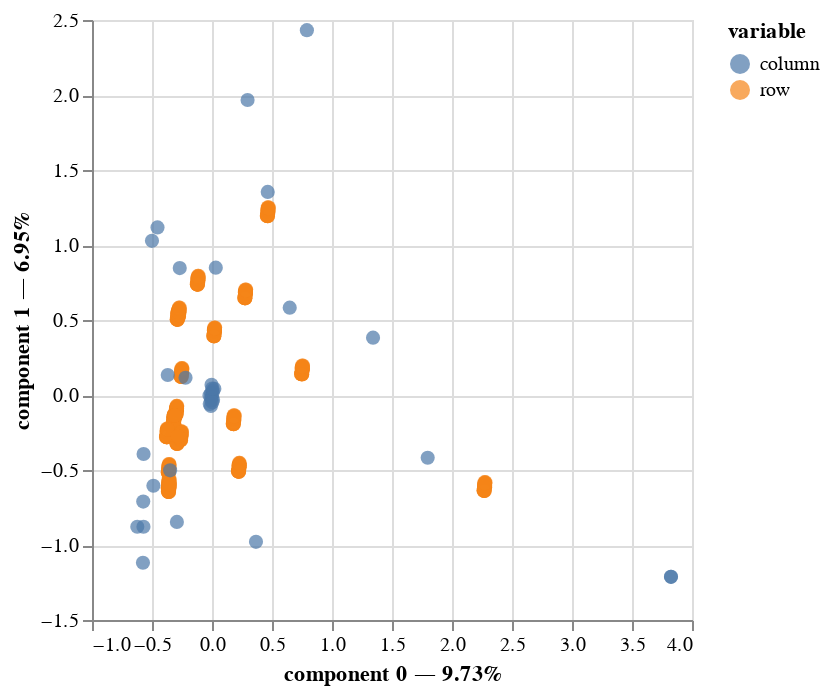

Notebook cell for this chart:
### Code cell
mca.plot(
    df,
    x_component=0,
    y_component=1,
    show_column_markers=True,
    show_row_markers=True,
    show_column_labels=False,
    show_row_labels=False
)

### Figure 1 — Vega-Lite specification as saved in the notebook (floating-point values rounded to 4 significant figures; data arrays with more than 128 entries replaced by an {"elided": "..."} marker saying what was removed)
{"config": {"view": {"continuousWidth": 300, "continuousHeight": 300}}, "layer": [{"data": {"name": "data-6ed4cabb7250522d6549c82f71696336"}, "mark": {"type": "circle", "size": 50}, "encoding": {"color": {"field": "variable", "type": "nominal"}, "tooltip": [{"field": "variable", "type": "nominal"}, {"field": "value", "type": "nominal"}, {"field": "component 0", "type": "quantitative"}, {"field": "component 1", "type": "quantitative"}], "x": {"axis": {"title": "component 0 — 9.73%"}, "field": "component 0", "scale": {"zero": false}, "type": "quantitative"}, "y": {"axis": {"title": "component 1 — 6.95%"}, "field": "component 1", "scale": {"zero": false}, "type": "quantitative"}}, "name": "view_2"}, {"data": {"name": "data-40235d2f8e4091e03249d8bdaaec8b89"}, "mark": {"type": "circle", "size": 50}, "encoding": {"color": {"field": "variable", "type": "nominal"}, "tooltip": [{"field": "variable", "type": "nominal"}, {"field": "value", "type": "nominal"}, {"field": "component 0", "type": "quantitative"}, {"field": "component 1", "type": "quantitative"}], "x": {"axis": {"title": "component 0 — 9.73%"}, "field": "component 0", "scale": {"zero": false}, "type": "quantitative"}, "y": {"axis": {"title": "component 1 — 6.95%"}, "field": "component 1", "scale": {"zero": false}, "type": "quantitative"}}}], "params": [{"name": "param_2", "select": {"type": "interval", "encodings": ["x", "y"]}, "bind": "scales", "views": ["view_2"]}], "$schema": "https://vega.github.io/schema/vega-lite/v5.17.0.json", "datasets": {"data-6ed4cabb7250522d6549c82f71696336": {"elided": "630 records"}, "data-40235d2f8e4091e03249d8bdaaec8b89": [{"component 0": -0.00374, "component 1": 0.06827, "component 2": 0.002308, "variable": "column", "value": "0", "label": 0}, {"component 0": -0.009086, "component 1": -0.07319, "component 2": -0.06556, "variable": "column", "value": "1", "label": 1}, {"component 0": 0.008766, "component 1": -0.03086, "component 2": 0.06433, "variable": "column", "value": "2", "label": 2}, {"component 0": 0.0196, "component 1": 0.04124, "component 2": 0.04697, "variable": "column", "value": "3", "label": 3}, {"component 0": -0.008597, "component 1": 0.01083, "component 2": -0.02311, "variable": "column", "value": "4", "label": 4}, {"component 0": -0.02086, "component 1": -0.002589, "component 2": -0.0645, "variable": "column", "value": "5", "label": 5}, {"component 0": -0.004503, "component 1": -0.01317, "component 2": -0.03914, "variable": "column", "value": "6", "label": 6}, {"component 0": 0.005147, "component 1": 0.01505, "component 2": 0.04473, "variable": "column", "value": "7", "label": 7}, {"component 0": 0.006532, "component 1": 0.02858, "component 2": 0.01079, "variable": "column", "value": "8", "label": 8}, {"component 0": -0.001105, "component 1": -0.01735, "component 2": 0.04607, "variable": "column", "value": "9", "label": 9}, {"component 0": -0.01891, "component 1": -0.06022, "component 2": -0.1175, "variable": "column", "value": "10", "label": 10}, {"component 0": -0.007762, "component 1": -0.0365, "component 2": -0.01378, "variable": "column", "value": "11", "label": 11}, {"component 0": 0.002888, "component 1": -0.04855, "component 2": 0.02738, "variable": "column", "value": "12", "label": 12}, {"component 0": 0.002082, "component 1": 0.04292, "component 2": -0.00817, "variable": "column", "value": "13", "label": 13}, {"component 0": 0.3664, "component 1": -0.979, "component 2": -1.878, "variable": "column", "value": "14", "label": 14}, {"component 0": 3.825, "component 1": -1.212, "component 2": 0.324, "variable": "column", "value": "15", "label": 15}, {"component 0": -0.2206, "component 1": 0.1153, "component 2": 0.08177, "variable": "column", "value": "16", "label": 16}, {"component 0": -0.349, "component 1": -0.5023, "component 2": -0.1405, "variable": "column", "value": "17", "label": 17}, {"component 0": 3.825, "component 1": -1.212, "component 2": 0.324, "variable": "column", "value": "18", "label": 18}, {"component 0": 0.4644, "component 1": 1.354, "component 2": -0.7639, "variable": "column", "value": "19", "label": 19}, {"component 0": -0.4884, "component 1": -0.6048, "component 2": -0.3865, "variable": "column", "value": "20", "label": 20}, {"component 0": -0.6226, "component 1": -0.8782, "component 2": -0.1621, "variable": "column", "value": "21", "label": 21}, {"component 0": -0.4541, "component 1": 1.117, "component 2": 0.6067, "variable": "column", "value": "22", "label": 22}, {"component 0": 0.2965, "component 1": 1.967, "component 2": -1.268, "variable": "column", "value": "23", "label": 23}, {"component 0": -0.5003, "component 1": 1.028, "component 2": 0.5433, "variable": "column", "value": "24", "label": 24}, {"component 0": 0.6477, "component 1": 0.5821, "component 2": 1.971, "variable": "column", "value": "25", "label": 25}, {"component 0": -0.5711, "component 1": -0.8784, "component 2": -0.3978, "variable": "column", "value": "26", "label": 26}, {"component 0": -0.3688, "component 1": 0.1336, "component 2": 0.4184, "variable": "column", "value": "27", "label": 27}, {"component 0": 1.342, "component 1": 0.3821, "component 2": -0.6859, "variable": "column", "value": "28", "label": 28}, {"component 0": 0.03156, "component 1": 0.8488, "component 2": 2.926, "variable": "column", "value": "29", "label": 29}, {"component 0": -0.573, "component 1": -0.7108, "component 2": -0.08268, "variable": "column", "value": "30", "label": 30}, {"component 0": -0.5702, "component 1": -0.3933, "component 2": 0.3906, "variable": "column", "value": "31", "label": 31}, {"component 0": -0.2687, "component 1": 0.8461, "component 2": -0.01385, "variable": "column", "value": "32", "label": 32}, {"component 0": -0.2926, "component 1": -0.8459, "component 2": -0.8011, "variable": "column", "value": "33", "label": 33}, {"component 0": 0.7908, "component 1": 2.432, "component 2": -2.128, "variable": "column", "value": "34", "label": 34}, {"component 0": 1.797, "component 1": -0.4181, "component 2": 0.6111, "variable": "column", "value": "35", "label": 35}, {"component 0": -0.5754, "component 1": -1.119, "component 2": -0.3504, "variable": "column", "value": "36", "label": 36}]}}
